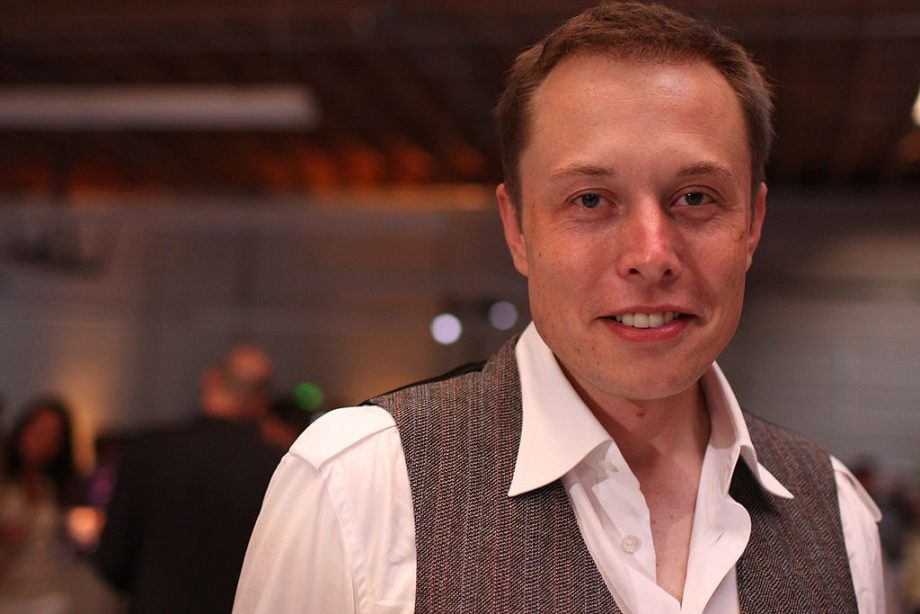
#> input picture tf1/elonmusk_images/elonmusk0.jpg, 920 x 614 px; its folder holds 4 pictures in this run
$ python face_detect_elon.py
#> lines starting #> are read from the running program, lines starting #| are printed output that depends on the picture
# -*- coding:utf-8 -*-

#### イーロン・マスクが映っている画像から顔を抽出するプログラム。（学習データ/テストデータ用）
#### 複数人映っている場合、この段階ではどれがイーロン・マスクかは判別できず、抽出した画像からイーロン・マスクの画像のみを取捨選択する必要がある。
#### 精度もOpenCVのデフォルト分類器（haarcascade_frontalface_default.xml）に従うため、例えば首元が顔として認識されて1つの抽出画像になったりすることもある。
#### やっていることは静止画をOpenCVのデフォルト分類器を通して顔を検出し、名前を付けて別画像として指定のディレクトリに出力しているだけ。


import cv2
import numpy as np
import os


# 集めてきた画像データのあるディレクトリ
input_data_path = './elonmusk_images/elonmusk'
# 切り抜いた画像の保存先ディレクトリ
save_path = './cutted_elon_images/'
# OpenCVのデフォルトの分類器のpath。(https://github.com/opencv/opencv/blob/master/data/haarcascades/haarcascade_frontalface_default.xmlのファイルを使う)
cascade_path = '../../opencv-master/data/haarcascades/haarcascade_frontalface_default.xml'
faceCascade = cv2.CascadeClassifier(cascade_path)

# 収集した画像の枚数(任意で変更)
image_count = 10
# 顔検知に成功した数(デフォルトで0を指定)
face_detect_count = 0

# ディレクトリがなければ作る
if not os.path.isdir(save_path):
  os.makedirs(save_path)


# 集めた画像データから顔が検知されたら、切り取り、保存する。
for i in range(image_count):
  img = cv2.imread(input_data_path + str(i) + '.jpg', cv2.IMREAD_COLOR)
#> img is the input picture: shape (614, 920, 3); mean B, G, R 61.8, 68.6, 102.4
  cv2.imshow("loaded", img)
  gray = cv2.cvtColor(img, cv2.COLOR_BGR2GRAY)
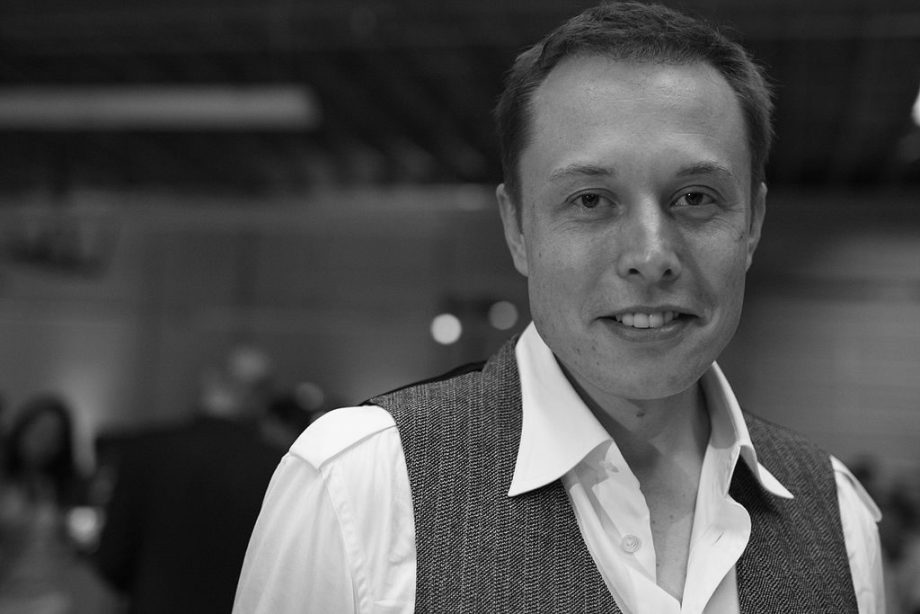
#> gray: shape (614, 920); min 1, max 254, mean 78
  face = faceCascade.detectMultiScale(gray, 1.1, 3)
#> face = [[565, 474, 98, 98], [494, 85, 306, 306]]
  if len(face) > 0:
    for rect in face:
      # 顔認識部分を赤線で囲み保存(今はこの部分は必要ない)
      # cv2.rectangle(img, tuple(rect[0:2]), tuple(rect[0:2]+rect[2:4]), (0, 0,255), thickness=1)
      # cv2.imwrite('detected.jpg', img)
      x = rect[0]
      y = rect[1]
      w = rect[2]
      h = rect[3]
      cv2.imwrite(save_path + 'cutted_elon' + str(face_detect_count) + '.jpg', img[y:y+h, x:x+w])
      face_detect_count = face_detect_count + 1
#> this loop made 2 passes
#> (x, y, w, h, face_detect_count) on passes 1 to 2: (565, 474, 98, 98, 1), (494, 85, 306, 306, 2)
#> pass 1, `cv2.imwrite(save_path + 'cutted_elon' + str(face_detect_count) + '.jpg..`:
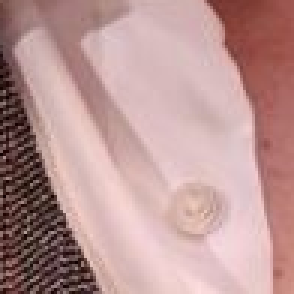
#> saved as cutted_elon0.jpg: shape (98, 98, 3) (shown 3 times larger); mean B, G, R 149.4, 151, 187.2
#> pass 2, `cv2.imwrite(save_path + 'cutted_elon' + str(face_detect_count) + '.jpg..`:
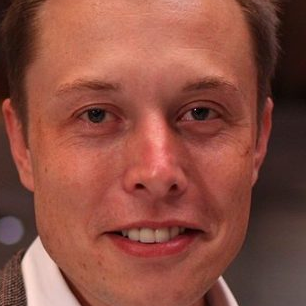
#> saved as cutted_elon1.jpg: shape (306, 306, 3); mean B, G, R 65.8, 78.4, 139.3
#> after the loop, face_detect_count = 2
  else:
    print('image' + str(i) + ':NoFace')
#> pass 2 of the loop `for i in range(image_count):`:
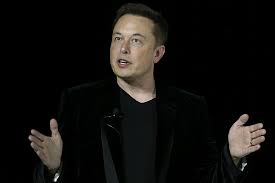
#> input picture tf1/elonmusk_images/elonmusk1.jpg, 275 x 183 px
#> img is the input picture: shape (183, 275, 3); mean B, G, R 14.4, 16.6, 18
#> gray: shape (183, 275)
#> face = [[100, 17, 60, 60], [110, 1, 52, 52]]
#> the loop `for rect in face: # 顔認識部分を赤線で囲み保存(今はこの部分は必要ない) # cv2.rectangle(img, tu..` made 2 passes
#> (x, y, w, h, face_detect_count) on passes 1 to 2: (100, 17, 60, 60, 3), (110, 1, 52, 52, 4)
#> pass 1, `cv2.imwrite(save_path + 'cutted_elon' + str(face_detect_count) + '.jpg..`:
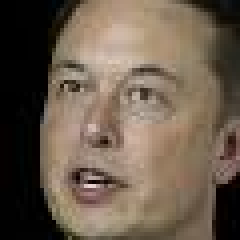
#> saved as cutted_elon2.jpg: shape (60, 60, 3) (shown 4 times larger); mean B, G, R 77.1, 92.1, 107
#> pass 2, `cv2.imwrite(save_path + 'cutted_elon' + str(face_detect_count) + '.jpg..`:
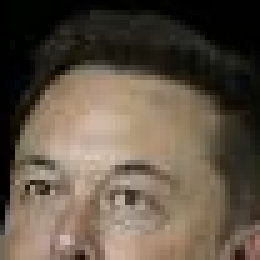
#> saved as cutted_elon3.jpg: shape (52, 52, 3) (shown 5 times larger); mean B, G, R 69.9, 84, 96.2
#> after the loop `for rect in face:`: face_detect_count = 4
#> pass 3 of the loop `for i in range(image_count):`:
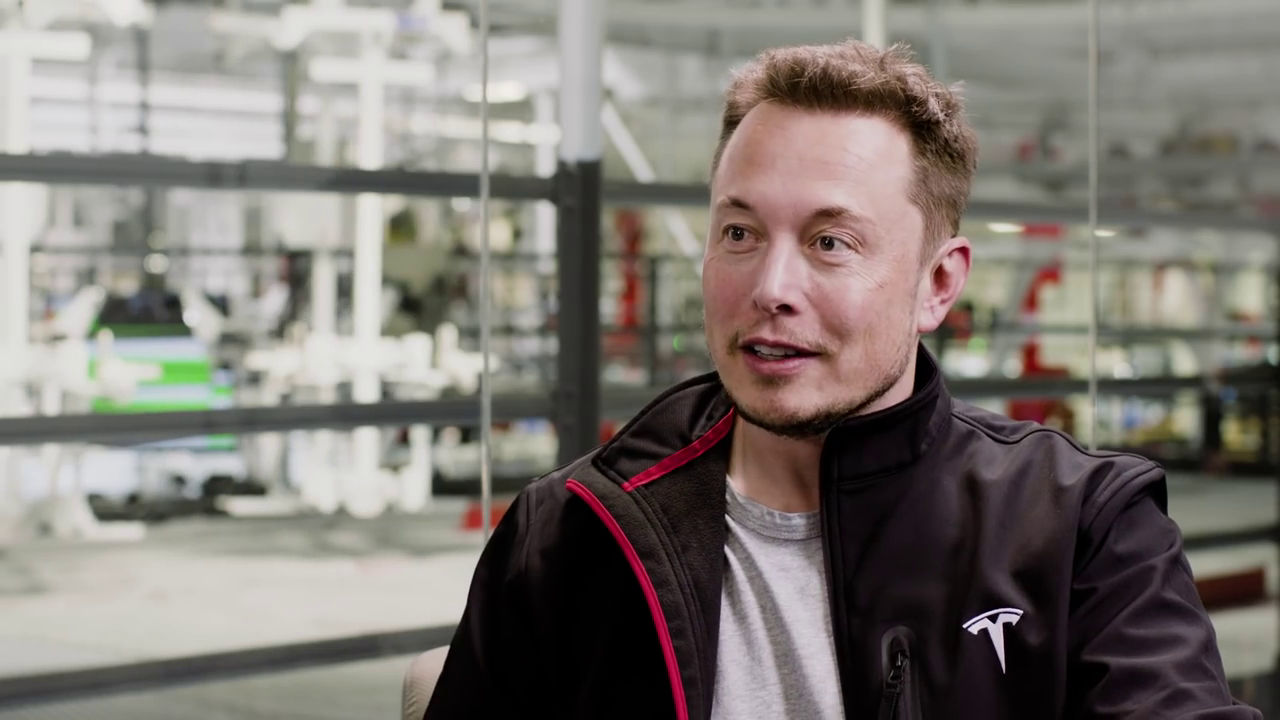
#> input picture tf1/elonmusk_images/elonmusk2.jpg, 1280 x 720 px
#> img is the input picture: shape (720, 1280, 3); mean B, G, R 115.2, 120.8, 126.8
#> gray: shape (720, 1280)
#> face = [[964, 209, 75, 75], [623, 520, 87, 87], [278, 52, 96, 96], [477, 295, 98, 98], [925, 350, 108, 108], [647, 124, 288, 288], [374, 335, 215, 215]]
#> the loop `for rect in face: # 顔認識部分を赤線で囲み保存(今はこの部分は必要ない) # cv2.rectangle(img, tu..` made 7 passes
#> pass 1, `cv2.imwrite(save_path + 'cutted_elon' + str(face_detect_count) + '.jpg..`:
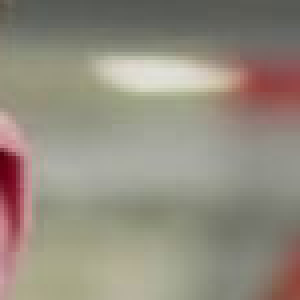
#> saved as cutted_elon4.jpg: shape (75, 75, 3) (shown 4 times larger); mean B, G, R 127.2, 140.3, 147.2
#> pass 2, `cv2.imwrite(save_path + 'cutted_elon' + str(face_detect_count) + '.jpg..`:
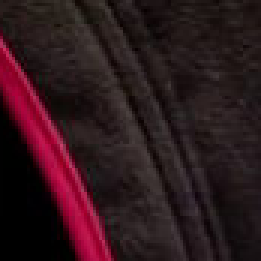
#> saved as cutted_elon5.jpg: shape (87, 87, 3) (shown 3 times larger); mean B, G, R 28, 23, 46.3
#> after the loop `for rect in face:`: face_detect_count = 11
#> (the run stopped early here; a loop or call above may not have finished)
